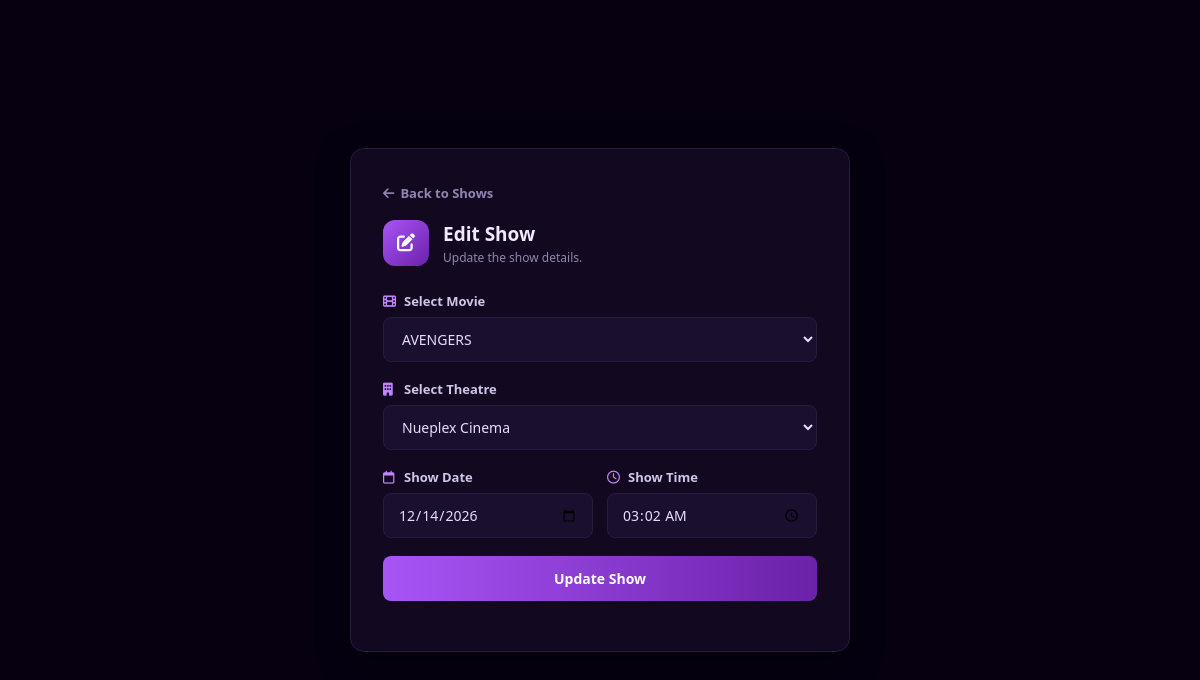
/Dashboard/edit_show.php?id=2, run on the app's committed database.
### tables this page shows
CREATE TABLE `shows` (
  `id` int(11) NOT NULL,
  `movie_id` int(11) NOT NULL,
  `theatre_id` int(11) NOT NULL,
  `show_date` date NOT NULL,
  `show_time` time NOT NULL
);

CREATE TABLE `movies` (
  `id` int(11) NOT NULL,
  `title` varchar(150) NOT NULL,
  `genre` varchar(100) NOT NULL,
  `poster_url` varchar(255) NOT NULL,
  `avg_rating` decimal(2,1) NOT NULL,
  `trailer_url` varchar(255) NOT NULL,
  `description` text NOT NULL,
  `director` varchar(100) NOT NULL,
  `release_year` int(11) NOT NULL,
  `cast_names` varchar(255) NOT NULL,
  `is_coming_soon` tinyint(1) NOT NULL
);

### Dashboard/edit_show.php (the view, shortened to what this page needs)
<?php
include_once "../connect.php";
$id = $_GET["id"];
$query = "SELECT * FROM shows WHERE id = $id";
$result = mysqli_query($conn, $query);
$show = mysqli_fetch_assoc($result);
$movieQuery = "SELECT * FROM movies";
$movieResult = mysqli_query($conn, $movieQuery);
$theatreQuery = "SELECT * FROM theatres";
$theatreResult = mysqli_query($conn, $theatreQuery);
?>
<!DOCTYPE html>
<html lang="en">
<head>
    <link rel="stylesheet" href="https://cdnjs.cloudflare.com/ajax/libs/font-awesome/6.5.1/css/all.min.css">
    <link rel="stylesheet" href="style.css">
</head>
<body class="auth-body">
    <div class="form-card">
        <a href="view_shows.php" class="back-link"><i class="fa-solid fa-arrow-left"></i> Back to Shows</a>
        <div class="form-header">
            <div class="icon-box"><i class="fa-solid fa-pen-to-square"></i></div>
            <div>
                <h2>Edit Show</h2>
                <p>Update the show details.
</p>
            </div>
        </div>
        <form action="edit_show.php?id=<?php echo $id; ?>" method="post">
            <div class="form-group">
                <label><i class="fa-solid fa-film"></i> Select Movie</label>
                <select name="movieid" required>
                    <?php foreach($movieResult as $movie){ ?>
                        <option value="<?php echo $movie["id"]; ?>" <?php if($movie["id"] == $show["movie_id"]){ echo "selected"; } ?>>
                            <?php echo $movie["title"]; ?>
                        </option>
                    <?php } ?>
                </select>
            </div>
            <div class="form-group">
                <label><i class="fa-solid fa-building"></i> Select Theatre</label>
                <select name="theatreid" required>
                    <?php foreach($theatreResult as $theatre){ ?>
                        <option value="<?php echo $theatre["id"]; ?>" <?php if($theatre["id"] == $show["theatre_id"]){ echo "selected"; } ?>>
                            <?php echo $theatre["name"]; ?>
                        </option>
                    <?php } ?>
                </select>
            </div>
            <div class="form-row">
                <div class="form-group">
                    <label><i class="fa-regular fa-calendar"></i> Show Date</label>
                    <input type="date" name="showdate" value="<?php echo $show["show_date"]; ?>" required>
                </div>
                <div class="form-group">
                    <label><i class="fa-regular fa-clock"></i> Show Time</label>
                    <input type="time" name="showtime" value="<?php echo $show["show_time"]; ?>" required>
                </div>
            </div>
            <div class="form-group">
                <input type="submit" value="Update Show" name="sub">
            </div>
        </form>
    </div>
</body>
</html>

### Dashboard/style.css (style rules this page uses)
* { margin: 0; padding: 0; box-sizing: border-box; font-family: 'Segoe UI', Arial, sans-serif; }
a { text-decoration: none; }
body.auth-body { background-color: #060010; min-height: 100vh; display: flex; align-items: center; justify-content: center; padding: 40px 20px; }
.form-card { max-width: 500px; width: 100%; background: #12081f; border: 1px solid #2a1a3d; padding: 32px; border-radius: 14px; box-shadow: 0 8px 30px rgba(0,0,0,0.5); animation: fadeInUp 0.4s ease; }
.back-link { display: inline-flex; align-items: center; gap: 6px; font-size: 13px; color: #9584b0; text-decoration: none; margin-bottom: 18px; font-weight: 600; }
.form-header { display: flex; align-items: center; gap: 14px; margin-bottom: 26px; }
.form-header .icon-box { width: 46px; height: 46px; border-radius: 12px; background: linear-gradient(135deg, #a855f7, #6b21a8); display: flex; align-items: center; justify-content: center; color: #fff; font-size: 18px; flex-shrink: 0; }
.form-header h2 { color: #f3e8ff; font-size: 19px; }
.form-header p { font-size: 12px; color: #9584b0; margin-top: 2px; }
.form-group { margin-bottom: 18px; }
.form-group label { display: flex; align-items: center; gap: 7px; margin-bottom: 7px; font-size: 13px; font-weight: 600; color: #d4c5e8; }
.form-group label i { color: #c084fc; font-size: 13px; width: 14px; }
.form-group input, .form-group select { width: 100%; padding: 11px 14px; border: 1px solid #2a1a3d; border-radius: 8px; font-size: 14px; background: #1a0f2e; color: #e8def8; transition: border-color 0.2s ease, box-shadow 0.2s ease; }
.form-group input[type="submit"] { background: linear-gradient(90deg, #a855f7, #6b21a8); color: #fff; border: none; cursor: pointer; font-weight: 600; padding: 13px; border-radius: 8px; transition: transform 0.15s ease, box-shadow 0.2s ease; }
.form-row { display: grid; grid-template-columns: 1fr 1fr; gap: 14px; }

### data on the page
shows: movieid "AVENGERS", showdate "12/14/2026", showtime "03:02:00"

### other printed values
form field theatreid "Nueplex Cinema"
